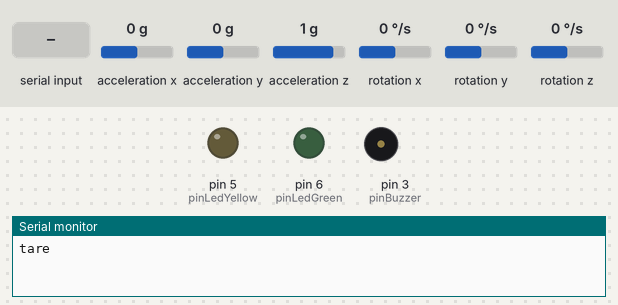
A sketch run on a simulated Arduino Uno, built with avr-gcc and run on an emulated ATmega328P. Shown: output pins drawn as LEDs (lit = HIGH), buzzer (waves = sounding), the last lines printed to the serial monitor. The test bench sets the inputs (shaded band); at power-on: acceleration x 0 g, acceleration y 0 g, acceleration z 1 g, rotation x 0 °/s, rotation y 0 °/s, rotation z 0 °/s.

Above: at 4.2 s.
4.3 s: "flexion" received over Serial
At 4.8 s:
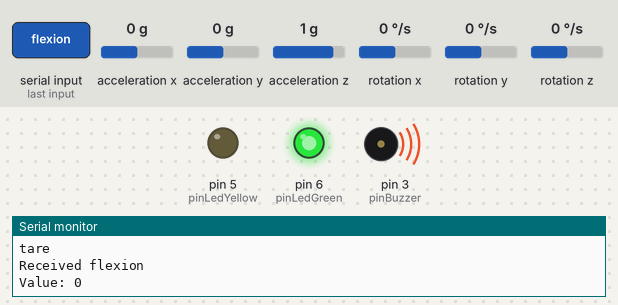
At 5.3 s:
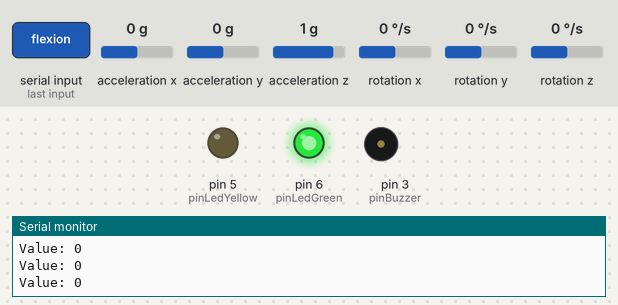
6.5 s: "lateral-left" received over Serial
8.3 s: "lateral-right" received over Serial
Timing chart, 0 to 11.3 s (numbered marks = the images above; inputs shaded):
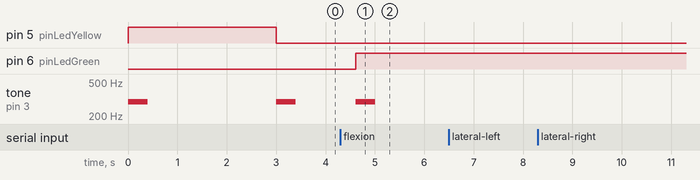

Measured:
- after the input at 4.3 s, pin 6 (pinLedGreen): LOW → HIGH after 0.31 s; tone on pin 3 (pinBuzzer): silent → 294 Hz after 0.31 s, → silent 0.40 s later
- by itself, tone on pin 3 (pinBuzzer): alternates 294 Hz for 0.40 s and silent for 2.6 s

The sketch:

Cervical_range.ino
```cpp
// Bibliotecas
#include <MPU6050_tockn.h>
#include <Wire.h>
// LEDS
#define pinLedYellow 5
#define pinLedGreen 6
#define pinBuzzer 3

// I2C
#define MPU6050_ADDR         0x68
// Pre loads
// Constatantes
const int updateTime = 300;
// Variáveis
float flexion, lateral = 0;
String sessionStatus;
int ledGreenStatus = LOW;
// Variável de controle de atualização
unsigned long timeControl;

// Definições da biblioteca do giroscópio
MPU6050 mpu6050(Wire);

void setup() {
  // Inicializa a porta serial
  Serial.begin(9600);
  Serial.setTimeout(300);
  // Define pinos de saída
  pinMode(pinBuzzer, OUTPUT);
  pinMode(pinLedYellow, OUTPUT);
  pinMode(pinLedGreen, OUTPUT);
  // Função que informa o início da calibração
  statingTare(400);
  // Inicializa o giroscópio
  Wire.begin();
  mpu6050.begin();
  // Log do estado inicial do sendor, caso verdadeiro
  mpu6050.calcGyroOffsets(false);

  // Informação visual que a calibração finalizou
  endingTare(400);
  // Informa o supervisório que a calibração acabou
  emmitString("tare");
}

void loop() {
  // Atualiza o giroscópio
  mpu6050.update();
  // pega os valores dos eixos X e Y
  flexion = mpu6050.getAngleY();
  lateral = mpu6050.getAngleX();

  // Verifica porta analógica
  if(Serial.available() > 0){
    sessionStatus = Serial.readString();
    Serial.print("Received ");
    Serial.println(sessionStatus);
  }

  // Verifica se deve processar as leituras
  if(sessionStatus.equals("flexion")){
   // envia os dados a cada Xms
    startProcess(400);
    sendAnglePosition(flexion);
  }

  if(sessionStatus.equals("lateral-left") || sessionStatus.equals("lateral-right")){
      startProcess(400);
      sendAnglePosition(lateral);
  }

  if(sessionStatus.equals("end") || sessionStatus.equals("abort")){
    sessionStatus = String(" ");
    endProcess(600);
  }
}
// Envia a posição angular para o supervisório
void sendAnglePosition(float angle){
  if(millis() - timeControl > updateTime)
  {
    int roundedAngle = round(angle);
    emmiter(roundedAngle);
    timeControl = millis();
  }
}

// Recebe um número para ser enivado na porta serial
void emmiter(int payload){
  Serial.print("Value: "); // Value: 800
  Serial.println(payload);
}
// Recebe uma palavra para ser enivada na porta serial
void emmitString(String payload){
  Serial.println(payload);
}
// Sistema visual de calibração
// Liga o led amarelo e emite um som
void statingTare(int ms){
  digitalWrite(pinLedYellow, HIGH);
  tone(pinBuzzer,294, ms); //RE
}
// Sistema visual de calibração
// Desliga o led amarelo e emite um som
void endingTare(int ms){
  digitalWrite(pinLedYellow, LOW);
  tone(pinBuzzer,294, ms); //RE
}

// Informa visualmente o inicio do processo
void startProcess(int ms){
  if(ledGreenStatus == LOW)
  {
    ledGreenStatus = HIGH;
    digitalWrite(pinLedGreen, ledGreenStatus);
    tone(pinBuzzer, 294, ms); //RE
  }
}
// Informa visualmente o fim do processo
void endProcess(int ms){
    tone(pinBuzzer, 294, ms/2); //RE
    delay(ms);
    ledGreenStatus = LOW;
    digitalWrite(pinLedGreen, ledGreenStatus);
    tone(pinBuzzer, 294, ms * 2); //RE
}
```
